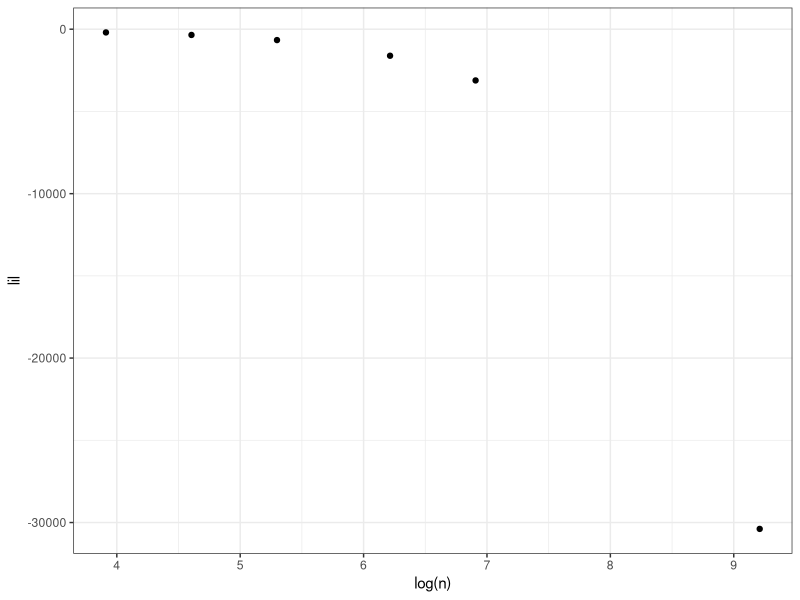
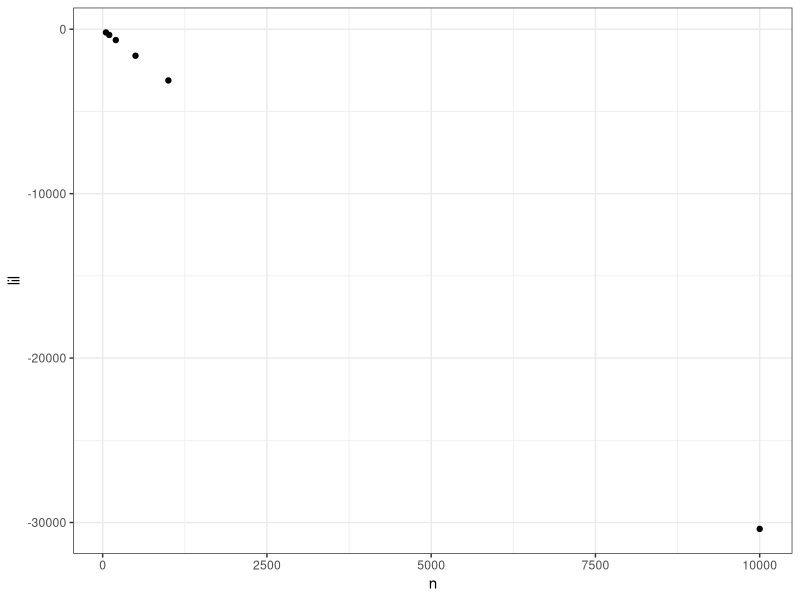
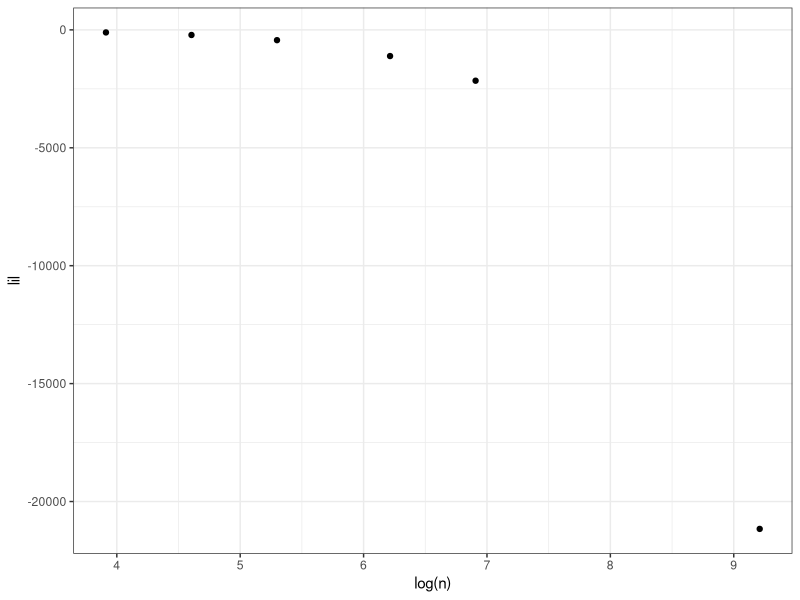
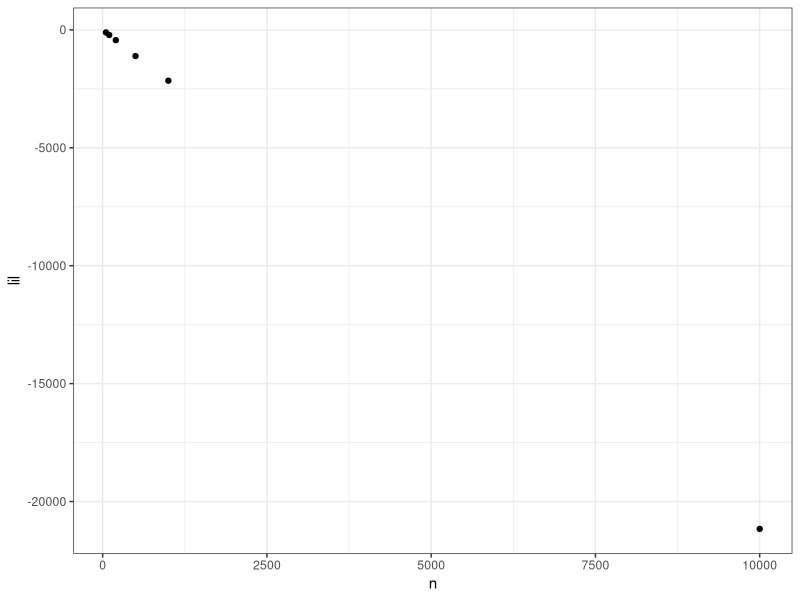

These figures' R source, in order:
## ---- chunk 1
knitr::opts_chunk$set(echo = TRUE)
## ---- chunk 2
library(dplyr)
library(tidyr)
library(ggplot2)


## ---- chunk 3
set.seed(1)
mu = 30
sigmasq = 4
m_0 = 0 
tau = 3

N_grid = c(50, 100, 200, 500, 1000, 10000)
iters = length(N_grid)

lil = numeric(iters) # store log marginal likelihood for each n

for (i in 1:iters) {
    
    N = N_grid[i]
    
    x = rnorm(N, mean = mu, sd = sqrt(sigmasq))
    xbar = mean(x)
    
    m_0 = 0 
    tau = 3
    
    lil[i] = log(sqrt(sigmasq)) - N * log(2 * pi * sqrt(sigmasq)) - 
        0.5 * log(N * tau^2 + sigmasq) - sum(x^2) / (2 * sigmasq) - 
        m_0^2 / (2 * tau^2) + 1 / (2 * (N * tau^2 + sigmasq)) * 
        (tau^2 * N^2 * xbar^2 / sigmasq + sigmasq * m_0^2 / tau^2 + 
             2 * N * xbar * m_0)
    
}

lil_df = data.frame(n = N_grid, lil = lil)
## ---- chunk 4
ggplot(lil_df, aes(log(n), lil)) + geom_point() + theme_bw()

lm(lil ~ log(n), lil_df)
## ---- chunk 5
ggplot(lil_df, aes(n, lil)) + geom_point() + theme_bw()

lm(lil ~ n, lil_df)
## ---- chunk 6
set.seed(1)
mu = 30
sigma_sq = 4
m_0 = 0
w_0 = 0.05
r_0 = 3
s_0 = 3

N_grid = c(50, 100, 200, 500, 1000, 10000)


#### generate data
LIL_n = numeric(length(N_grid))

for (n in 1:length(N_grid)) {
    
    N = N_grid[n]
    
    y = rnorm(N, mu, sqrt(sigma_sq))
    
    #### compute posterior parameters
    ybar = mean(y)
    m_n = (N * ybar + w_0 * m_0) / (N + w_0)
    w_n = w_0 + N
    r_n = r_0 + N
    s_n = s_0 + sum((y - ybar)^2) + (N * w_0 / (N + w_0)) * (ybar - m_0)^2
    
    
    #### compute true (log) marginal likelihood
    
    LIL_n[n] = -(N/2) * log(pi) + 0.5 * (log(w_0) - log(w_n)) + 
        lgamma(r_n / 2) - lgamma(r_0 / 2) + r_0 / 2 * log(s_0) - 
        r_n / 2 * log(s_n)
}


lil_df = data.frame(n = N_grid, lil = LIL_n)
## ---- chunk 7
ggplot(lil_df, aes(log(n), lil)) + geom_point() + theme_bw()

lm(lil ~ log(n), lil_df)
## ---- chunk 8
ggplot(lil_df, aes(n, lil)) + geom_point() + theme_bw()

lm(lil ~ n,lil_df)
